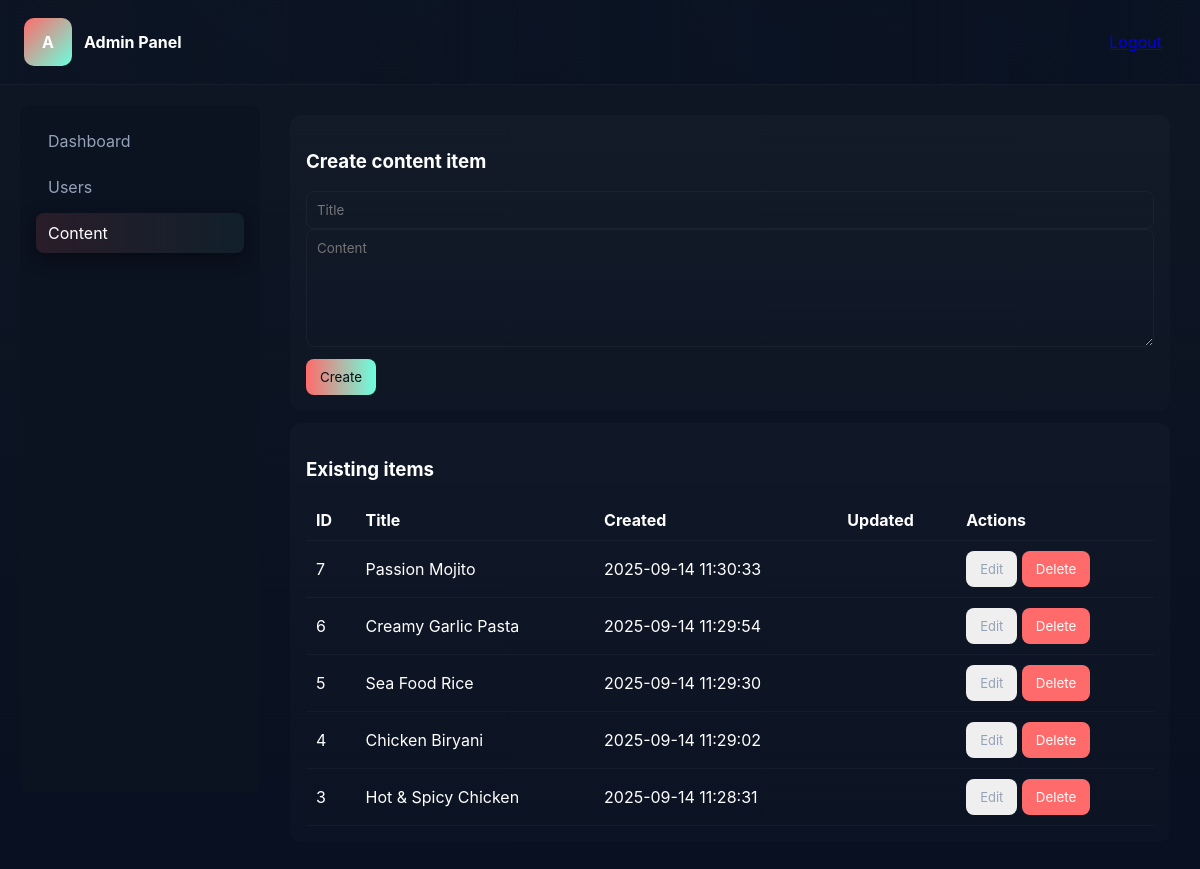
/admin/posts.php (signed in), run on the app's committed database.
### tables this page shows
CREATE TABLE `posts` (
  `id` int NOT NULL,
  `title` varchar(255) NOT NULL,
  `content` text,
  `created_at` datetime DEFAULT CURRENT_TIMESTAMP,
  `updated_at` datetime DEFAULT NULL
);

### admin/posts.php (the view, shortened to what this page needs)
<?php
$pdo = getPDO();
$posts = $pdo->query('SELECT id,title,created_at,updated_at FROM posts ORDER BY id DESC')->fetchAll();
?>
<!doctype html><html><head><meta charset="utf-8"><meta name="viewport" content="width=device-width,initial-scale=1">
<link rel="stylesheet" href="assets/css/admin.css"><title>Manage Content</title></head><body>
<div class="header">
  <div class="brand"><div class="logo">A</div><div><strong>Admin Panel</strong></div></div>
  <div><a href="logout.php" class="btn">Logout</a></div>
</div>
<div class="container">
  <aside class="sidebar">
    <nav class="menu">
      <a href="dashboard.php">Dashboard</a>
      <a href="users.php">Users</a>
      <a href="posts.php" class="active">Content</a>
    </nav>
  </aside>
  <main class="content">
    <div class="card">
      <h3>Create content item</h3>
      <form method="post">
        <input class="input" name="title" placeholder="Title" required>
        <textarea class="input" name="content" rows="6" placeholder="Content" required></textarea>
        <div style="margin-top:8px"><button class="btn btn-primary" name="create" type="submit">Create</button></div>
      </form>
    </div>
    <div class="card">
      <h3>Existing items</h3>
      <table class="table"><thead><tr><th>ID</th><th>Title</th><th>Created</th><th>Updated</th><th>Actions</th></tr></thead><tbody>
      <?php foreach($posts as $p): ?>
        <tr>
          <td><?php echo $p['id'];?></td>
          <td><?php echo htmlspecialchars($p['title']);?></td>
          <td><?php echo $p['created_at'];?></td>
          <td><?php echo $p['updated_at'];?></td>
          <td>
            <button onclick="editPost(<?php echo $p['id'];?>,'<?php echo htmlspecialchars(addslashes($p['title']));?>')" class="btn small">Edit</button>
            <form method="post" style="display:inline" onsubmit="return confirm('Delete item?')">
              <button class="btn btn-danger" name="delete" type="submit">Delete</button>
            </form>
          </td>
        </tr>
      <?php endforeach;?>
      </tbody></table>
    </div>
  </main>
</div>
</body></html>

### admin/assets/css/admin.css (style rules this page uses)
:root { --bg:#0f1724; --card:#0b1220; --accent:#ff6b6b; --accent2:#6bffde; --muted:#94a3b8; --white:#ffffff; }
* { box-sizing:border-box;font-family:Inter,ui-sans-serif,system-ui,-apple-system,'Segoe UI',Roboto,'Helvetica Neue',Arial; }
body { margin:0;background:linear-gradient(180deg,var(--bg),#081021);color:var(--white);min-height:100vh }
.header { display:flex;justify-content:space-between;align-items:center;padding:18px 24px;background:linear-gradient(90deg,#07102155,#071021aa);border-bottom:1px solid rgba(255,255,255,0.04) }
.brand { display:flex;gap:12px;align-items:center }
.brand .logo { width:48px;height:48px;border-radius:10px;background:linear-gradient(135deg,var(--accent),var(--accent2));display:flex;align-items:center;justify-content:center;font-weight:700 }
.container { display:flex;gap:20px;padding:20px }
.sidebar { width:240px;background:var(--card);padding:16px;border-radius:12px;height:calc(100vh - 112px);overflow:auto }
.menu a { display:block;padding:10px 12px;border-radius:8px;color:var(--muted);text-decoration:none;margin-bottom:6px }
.menu a.active, .menu a:hover { background:linear-gradient(90deg, rgba(255,107,107,0.12), rgba(107,255,222,0.06));color:var(--white);box-shadow:0 6px 18px rgba(0,0,0,0.4) }
.content { flex:1;padding:10px }
.card { background:linear-gradient(180deg, rgba(255,255,255,0.02), rgba(255,255,255,0.01));padding:16px;border-radius:12px;margin-bottom:12px }
.table { width:100%;border-collapse:collapse }
.table th, .table td { padding:10px;border-bottom:1px solid rgba(255,255,255,0.03);text-align:left }
.input, textarea, select { width:100%;padding:10px;border-radius:8px;border:1px solid rgba(255,255,255,0.04);background:transparent;color:var(--white) }
.btn { display:inline-block;padding:10px 14px;border-radius:8px;border:none;cursor:pointer }
.btn-primary { background:linear-gradient(90deg,var(--accent),var(--accent2));color:#041017 }
.btn-danger { background:#ff6b6b;color:#fff }
.small { font-size:13px;color:var(--muted) }

### data on the page
posts: id "7", title "Passion Mojito", created_at "2025-09-14 11:30:33"
posts: id "6", title "Creamy Garlic Pasta", created_at "2025-09-14 11:29:54"
posts: id "5", title "Sea Food Rice", created_at "2025-09-14 11:29:30"
posts: id "4", title "Chicken Biryani", created_at "2025-09-14 11:29:02"
posts: id "3", title "Hot & Spicy Chicken", created_at "2025-09-14 11:28:31"
